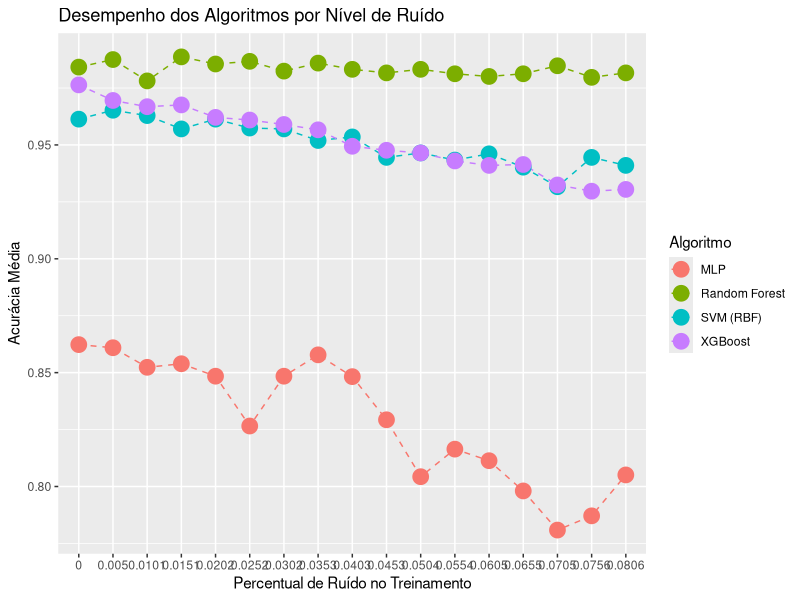
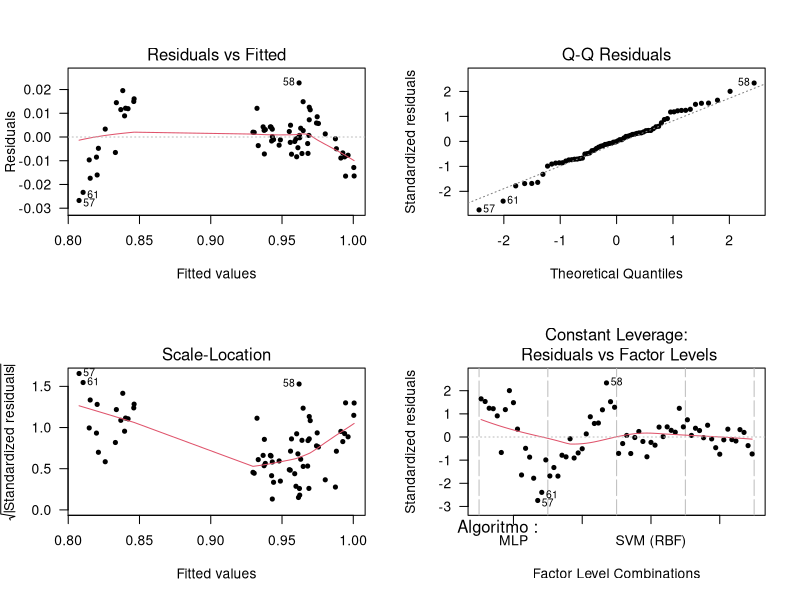
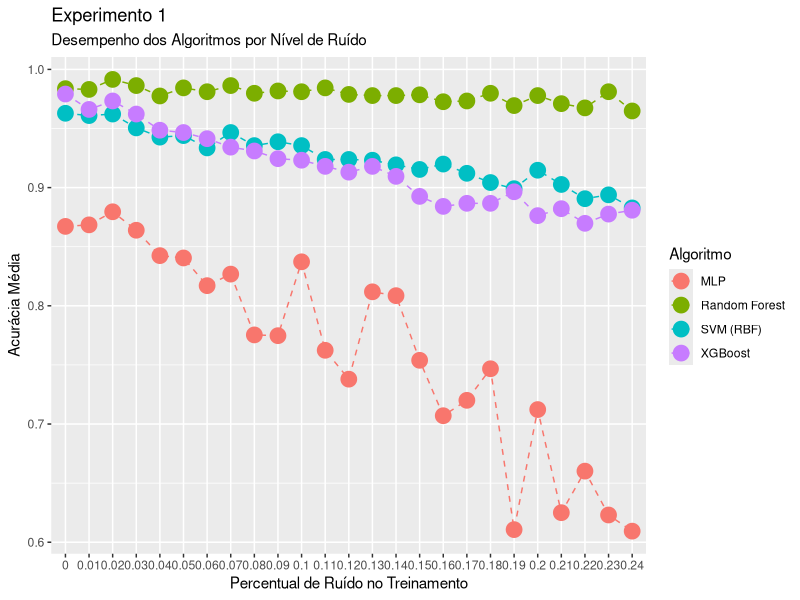
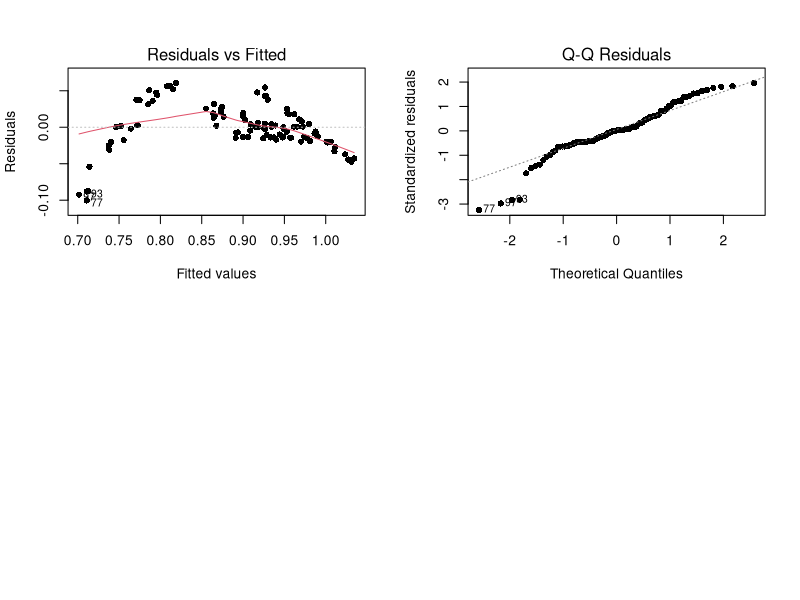
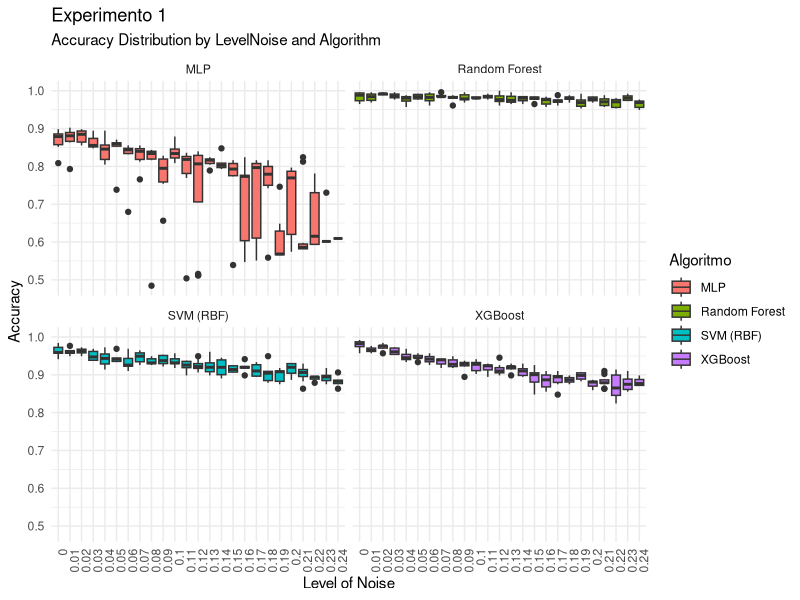
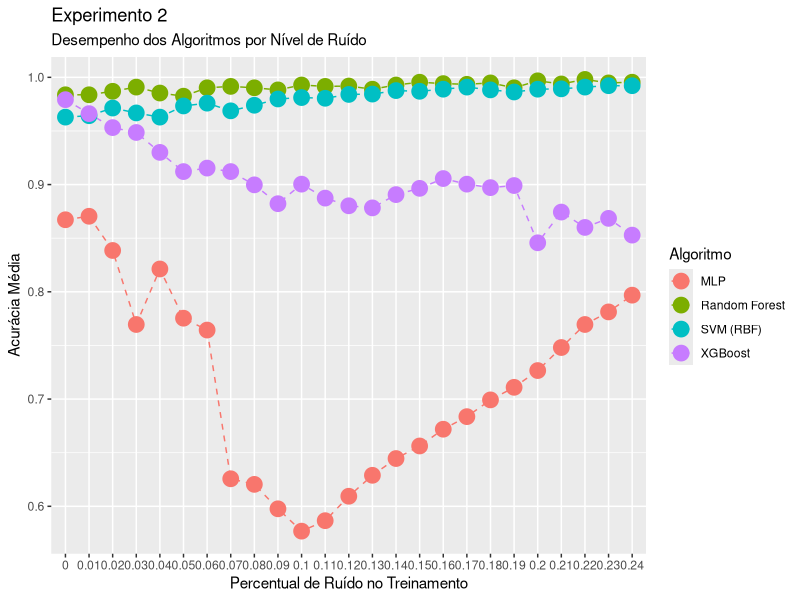
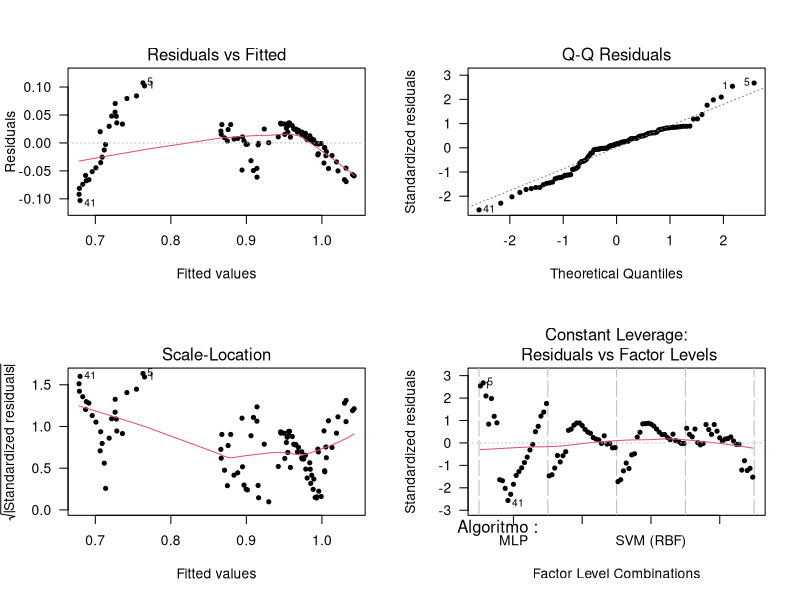
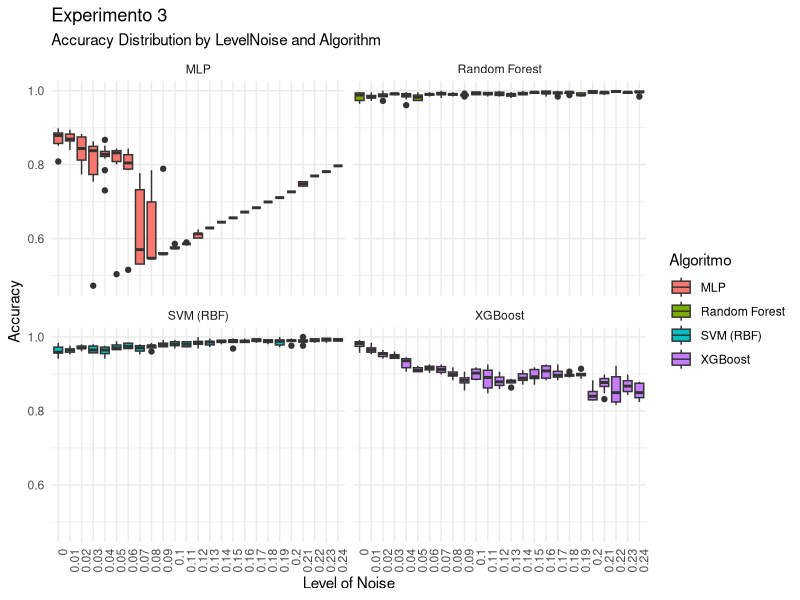

These charts were generated, in order, by the following R code:
# Carregar bibliotecas necessárias
library(dplyr)
library(readr)
library(stringr)
library(ggplot2)
library(multcomp)
library(xtable)

#rm(list=ls())

# Load data
file <- read.csv("resultados/pilotos/estudo_piloto_3.csv",
                     header=TRUE)
data <- file %>%rename(Algoritmo = Classifier,
                       X = X,
                       acuracia = Accuracy,
                       percentualRuidoTreinamento = `Noise.Level`)
head(data)

# Gráfico ##################################################
# Transformar Percentual de Ruído em fator
data$percentualRuidoTreinamento <- as.factor(data$percentualRuidoTreinamento)

# Agregar os dados: média da acurácia por algoritmo e nível de ruído
aggdata <- aggregate(x = data$acuracia, 
                     by = list(Algoritmo = data$Algoritmo, 
                               percentualRuidoTreinamento = data$percentualRuidoTreinamento), 
                     FUN = mean)

# Rename columns
names(aggdata) <- c("Algoritmo", 
                    "PercentualRuidoTreinamento",
                    "Acuracia_Media")

# Coerce categorical variables to factors
for (i in 1:2){
  aggdata[, i] <- as.factor(aggdata[, i])
}

#pdf("./figs/ggplot_piloto.pdf", width = 5, height = 5) # <-- uncomment to save plot

# Gráfico de linhas para visualizar o impacto do ruído na acurácia
p <- ggplot(aggdata, aes(x = PercentualRuidoTreinamento, 
                         y = Acuracia_Media, 
                         group = Algoritmo, 
                         colour = Algoritmo))
p <- p + geom_line(linetype=2) + geom_point(size=5)
p <- p + labs(title = "Desempenho dos Algoritmos por Nível de Ruído",
         x = "Percentual de Ruído no Treinamento",
         y = "Acurácia Média")
print(p)

# Calculo dos blocos  ####################
d = 0.5        # Mínima diferença de importância prática (padronizada)
alpha <- 0.05  # Nível de significância
p <- 1 - alpha # Nível de confiança

n <- 2
power <- 0
while (power < 0.8)
{
  df <- n - 1         # n - 1 graus de liberdade
  ncp <- d * sqrt(n)  # Non-centrality parameter
  
  power <- pt(qt(p,df), df, ncp=ncp, lower.tail=FALSE)
  n <- n + 1
}
n
power

# Calculo das repeticoes  ####################
alpha <- 0.05 # nível de significância
d <- 0.5
a <- length(unique(aggdata$Algoritmo))  # Número de algoritmos
n_max <- 1000 # Número máximo de epetições por instância

# Dataframe para armazenar os resultados
# Criar dataframe para armazenar os resultados
repeticoes <- data.frame(
  Algoritmo = character(),
  Repeticoes = integer(),
  Poder = numeric()
)

for (ruido in unique(aggdata$PercentualRuidoTreinamento)) {
  # Calcula n para cada instância para atingir poder >= 0.8
  n <- 2
  power <- 0
  
  # Obter desvio padrão da acurácia média nos algoritmos para esse nível de ruído
  sd <- sd(aggdata$Acuracia_Media[aggdata$PercentualRuidoTreinamento == ruido])
  
  while (power < 0.8)
  {
    df1 <- a - 1 # Graus de liberdade do numerador
    df2 <- a * (n - 1) # Graus de liberdade do denominador
    
    # Calcular a média da acurácia para cada algoritmo no nível de ruído atual
    mu_rf  <- aggdata$Acuracia_Media[aggdata$PercentualRuidoTreinamento == ruido & aggdata$Algoritmo == "Random Forest"]
    mu_svm <- aggdata$Acuracia_Media[aggdata$PercentualRuidoTreinamento == ruido & aggdata$Algoritmo == "SVM (RBF)"]
    mu_xgb <- aggdata$Acuracia_Media[aggdata$PercentualRuidoTreinamento == ruido & aggdata$Algoritmo == "XGBoost"]
    mu_mlp <- aggdata$Acuracia_Media[aggdata$PercentualRuidoTreinamento == ruido & aggdata$Algoritmo == "MLP"]
    
    # Média global considerando os quatro classificadores
    mu <- mean(c(mu_rf, mu_svm, mu_xgb, mu_mlp))
    
    # Calcula o NCP
    ncp <- (n*((mu_rf - mu)^2 + (mu_svm - mu)^2 + (mu_xgb - mu)^2 + (mu_mlp - mu)^2)) / (sd^2)
    
    F.crit <- qf(alpha, df1, df2, lower.tail = FALSE)
    
    power <- pf(F.crit, df1, df2, ncp, lower.tail = FALSE)

    if (n >= n_max) {
      break
    } else {
      n = n + 1
    }

  }
  
  # Armazenar resultados
  repeticoes <- rbind(repeticoes, 
                      data.frame(PercentualRuidoTreinamento = ruido, 
                                 Repeticoes = n, 
                                 Poder = power))
  # Salvar resultados em um arquivo CSV
  write.csv(repeticoes, "repeticoes.csv", row.names = FALSE)
  
}

# Análise Estatística ######################################
model <- aov(Acuracia_Media ~ Algoritmo + PercentualRuidoTreinamento, data = aggdata)
summary(model)
par(mfrow = c(2, 2))
plot(model, pch = 20, las = 1)

shapiro.test(model$residuals)

fligner.test(acuracia ~ interaction(Algoritmo,percentualRuidoTreinamento), 
             data = data)



# Experimento 1 ###########################
file <- read.csv("resultados/experimento/resultadosExperimento1.csv",
                 header=TRUE)
data <- file %>%rename(Algoritmo = Classifier,
                       X = X,
                       acuracia = Accuracy,
                       percentualRuidoTreinamento = `Noise.Level`)
head(data)
data$percentualRuidoTreinamento <- round(data$percentualRuidoTreinamento,2)
data$percentualRuidoTreinamento <- as.factor(data$percentualRuidoTreinamento)
unique(data$percentualRuidoTreinamento)
# Agregar os dados: média da acurácia por algoritmo e nível de ruído
aggdata <- aggregate(x = data$acuracia, 
                     by = list(Algoritmo = data$Algoritmo, 
                               percentualRuidoTreinamento = data$percentualRuidoTreinamento), 
                     FUN = mean)

# Rename columns
names(aggdata) <- c("Algoritmo", 
                    "PercentualRuidoTreinamento",
                    "Acuracia_Media")
# Coerce categorical variables to factors
for (i in 1:2){
  aggdata[, i] <- as.factor(aggdata[, i])
}


#pdf("./figs/ggplot_piloto.pdf", width = 5, height = 5) # <-- uncomment to save plot

# Gráfico de linhas para visualizar o impacto do ruído na acurácia
p <- ggplot(aggdata, aes(x = PercentualRuidoTreinamento, 
                         y = Acuracia_Media, 
                         group = Algoritmo, 
                         colour = Algoritmo))
p <- p + geom_line(linetype=2) + geom_point(size=5)
p + labs( subtitle = "Desempenho dos Algoritmos por Nível de Ruído",
          title = "Experimento 1",
         x = "Percentual de Ruído no Treinamento",
         y = "Acurácia Média")

## Experimento 1 - Analise estatistica #########################################

model <- aov(Acuracia_Media ~ Algoritmo + PercentualRuidoTreinamento, data = aggdata)
summary(model)
# Convert to LaTeX
latex_table <- xtable(model)

# Print LaTeX code
print(latex_table, type = "latex")

plot(model, which = 1,pch=16)  # Residuals vs Fitted
plot(model, which = 2,pch=16)  # Q-Q Plot of Residuals

shapiro.test(model$residuals)

fligner.test(acuracia ~ interaction(Algoritmo,percentualRuidoTreinamento), 
             data = data)

par(mfrow = c(1,1))
png("figuras/experimento1_normalidadeResiduos.png", width = 800, height = 600, res = 150)  # Save as PNG
par(cex.main = 1.5, cex.lab = 1.3, cex.axis = 1.2)  # Increase text sizes
plot(model, which = 2, main="Experimento 1: Q-Q Plot of Residuals",pch=16)  # Residuals vs Fitted
dev.off() 
png("figuras/experimento1_varianciaResiduos.png", width = 800, height = 600, res = 150)  # Save as PNG
par(cex.main = 1.5, cex.lab = 1.3, cex.axis = 1.2)  # Increase text sizes
plot(model, which = 1, main = "Experimento 1: Residuals vs Fitted",pch=16)  # Residuals vs Fitted
dev.off() 


ggplot(data, aes(x = factor(percentualRuidoTreinamento), y = acuracia, fill = Algoritmo)) +
  geom_boxplot() +
  facet_wrap(~ Algoritmo) +
  theme_minimal() +
  labs(title = "Experimento 1",
       subtitle = "Accuracy Distribution by LevelNoise and Algorithm",
       x = "Level of Noise", y = "Accuracy") +
  theme(axis.text.x = element_text(angle = 90, hjust = 1))

### Experimento 1 - Comparação Múltipla #########################################
# Situation 1: all vs. all
mc1    <- glht(model, 
               linfct = mcp(Algoritmo = "Tukey"))
mc1_CI <- confint(mc1, level = 0.95)

 png(filename = "figuras/tukey_experimento1.png",
     width = 900, height = 600)
par(cex.main = 1.5, cex.lab = 1.5, cex.axis = 2)  # Reset text sizes to default
par(mar = c(5, 15, 4, 2))  # Adjust margins: bottom, left, top, right
plot(mc1_CI, 
     xlab       = "Diferença de Acurácia (%)",
     sub        = "Breast Cancer",
     cex.axis   = 1.2,
     main="Experimento 1: Comparação Múltipla da Acurácia Média",
     cex        = 2)
title("Intervalo de confiança de 95%", line = 0.5, cex.main=1)

dev.off()
summary(mc1)

# Experimento 2 ####################################################################
file <- read.csv("resultados/experimento/resultadosExperimento2.csv",
                 header=TRUE)
data <- file %>%rename(Algoritmo = Classifier,
                       X = X,
                       acuracia = Accuracy,
                       percentualRuidoTreinamento = `Noise.Level`)
head(data)
data$percentualRuidoTreinamento <- round(data$percentualRuidoTreinamento,2)
data$percentualRuidoTreinamento <- as.factor(data$percentualRuidoTreinamento)
unique(data$percentualRuidoTreinamento)
# Agregar os dados: média da acurácia por algoritmo e nível de ruído
aggdata <- aggregate(x = data$acuracia, 
                     by = list(Algoritmo = data$Algoritmo, 
                               percentualRuidoTreinamento = data$percentualRuidoTreinamento), 
                     FUN = mean)

# Rename columns
names(aggdata) <- c("Algoritmo", 
                    "PercentualRuidoTreinamento",
                    "Acuracia_Media")
# Coerce categorical variables to factors
for (i in 1:2){
  aggdata[, i] <- as.factor(aggdata[, i])
}


#pdf("./figs/ggplot_piloto.pdf", width = 5, height = 5) # <-- uncomment to save plot

# Gráfico de linhas para visualizar o impacto do ruído na acurácia
p <- ggplot(aggdata, aes(x = PercentualRuidoTreinamento, 
                         y = Acuracia_Media, 
                         group = Algoritmo, 
                         colour = Algoritmo))
p <- p + geom_line(linetype=2) + geom_point(size=5)
p + labs( subtitle= "Desempenho dos Algoritmos por Nível de Ruído",
          title= "Experimento 2",
         x = "Percentual de Ruído no Treinamento",
         y = "Acurácia Média")




## Experimento 2 - Analise estatistica ####

model <- aov(Acuracia_Media ~ Algoritmo + PercentualRuidoTreinamento, data = aggdata)
summary(model)

# Convert to LaTeX
latex_table <- xtable(model)

# Print LaTeX code
print(latex_table, type = "latex")

par(mfrow = c(2, 2))
plot(model, pch = 20, las = 1)

shapiro.test(model$residuals)

fligner.test(acuracia ~ interaction(Algoritmo,percentualRuidoTreinamento), 
             data = data)

par(mfrow = c(1,1))
png("figuras/experimento2_normalidadeResiduos.png", width = 800, height = 600, res = 150)  # Save as PNG
par(cex.main = 1.5, cex.lab = 1.3, cex.axis = 1.2)  # Increase text sizes
plot(model, which = 2, main="Experimento 2: Q-Q Plot of Residuals",pch=16)  # Residuals vs Fitted
dev.off() 
png("figuras/experimento2_varianciaResiduos.png", width = 800, height = 600, res = 150)  # Save as PNG
par(cex.main = 1.5, cex.lab = 1.3, cex.axis = 1.2)  # Increase text sizes
plot(model, which = 1, main = "Experimento 2: Residuals vs Fitted",pch=16)  # Residuals vs Fitted
dev.off() 


par(mfrow = c(1,1))
ggplot(data, aes(x = factor(percentualRuidoTreinamento), y = acuracia, fill = Algoritmo)) +
  geom_boxplot() +
  facet_wrap(~ Algoritmo) +
  theme_minimal() +
  labs(title="Experimento 3",
       subtitle = "Accuracy Distribution by LevelNoise and Algorithm",
       x = "Level of Noise", y = "Accuracy") +
  theme(axis.text.x = element_text(angle = 90, hjust = 1))

# Experimento 3 #################################################################################
file <- read.csv("resultados/experimento/resultadosExperimento3.csv",
                 header=TRUE)
data <- file %>%rename(Algoritmo = Classifier,
                       X = X,
                       acuracia = Accuracy,
                       percentualRuidoTreinamento = `Noise.Level`)
head(data)
data$percentualRuidoTreinamento <- round(data$percentualRuidoTreinamento,2)
data$percentualRuidoTreinamento <- as.factor(data$percentualRuidoTreinamento)
unique(data$percentualRuidoTreinamento)
# Agregar os dados: média da acurácia por algoritmo e nível de ruído
aggdata <- aggregate(x = data$acuracia, 
                     by = list(Algoritmo = data$Algoritmo, 
                               percentualRuidoTreinamento = data$percentualRuidoTreinamento), 
                     FUN = mean)

# Rename columns
names(aggdata) <- c("Algoritmo", 
                    "PercentualRuidoTreinamento",
                    "Acuracia_Media")
# Coerce categorical variables to factors
for (i in 1:2){
  aggdata[, i] <- as.factor(aggdata[, i])
}


#pdf("./figs/ggplot_piloto.pdf", width = 5, height = 5) # <-- uncomment to save plot

# Gráfico de linhas para visualizar o impacto do ruído na acurácia
p <- ggplot(aggdata, aes(x = PercentualRuidoTreinamento, 
                         y = Acuracia_Media, 
                         group = Algoritmo, 
                         colour = Algoritmo))
p <- p + geom_line(linetype=2) + geom_point(size=5)
p + labs( subtitle= "Desempenho dos Algoritmos por Nível de Ruído",
          title= "Experimento 3",
          x = "Percentual de Ruído no Treinamento",
          y = "Acurácia Média")

## Experimento 3 - Analise estatistica ####

model <- aov(Acuracia_Media ~ Algoritmo + PercentualRuidoTreinamento, data = aggdata)
summary(model)

# Convert to LaTeX
latex_table <- xtable(model)

# Print LaTeX code
print(latex_table, type = "latex")



par(mfrow = c(2, 2))
plot(model, pch = 20, las = 1)

shapiro.test(model$residuals)

fligner.test(acuracia ~ interaction(Algoritmo,percentualRuidoTreinamento), 
             data = data)

par(mfrow = c(1,1))
png("figuras/experimento3_normalidadeResiduos.png", width = 800, height = 600, res = 150)  # Save as PNG
par(cex.main = 1.5, cex.lab = 1.3, cex.axis = 1.2)  # Increase text sizes
plot(model, which = 2, main = "Experimento 3: Q-Q Plot of Residuals",pch=16)  # Residuals vs Fitted
dev.off() 
png("figuras/experimento3_varianciaResiduos.png", width = 800, height = 600, res = 150)  # Save as PNG
par(cex.main = 1.5, cex.lab = 1.3, cex.axis = 1.2)  # Increase text sizes
plot(model, which = 1, main = "Experimento 3: Residuals vs Fitted",pch=16)  # Residuals vs Fitted
dev.off() 



par(mfrow = c(1,1))
ggplot(data, aes(x = factor(percentualRuidoTreinamento), y = acuracia, fill = Algoritmo)) +
  geom_boxplot() +
  facet_wrap(~ Algoritmo) +
  theme_minimal() +
  labs(title="Experimento 3",
       subtitle = "Accuracy Distribution by LevelNoise and Algorithm",
       x = "Level of Noise", y = "Accuracy") +
  theme(axis.text.x = element_text(angle = 90, hjust = 1))


### Experimento 3 - Comparação Múltipla #########################################
mc1    <- glht(model, 
               linfct = mcp(Algoritmo = "Tukey"))
mc1_CI <- confint(mc1, level = 0.95)

png(filename = "figuras/tukey_experimento3.png",
    width = 900, height = 600)
par(cex.main = 1.5, cex.lab = 1.5, cex.axis = 2)  # Reset text sizes to default
par(mar = c(5, 15, 4, 2))  # Adjust margins: bottom, left, top, right
plot(mc1_CI, 
     xlab       = "Diferença de Acurácia (%)",
     sub        = "Breast Cancer",
     cex.axis   = 1.2,
     main="Experimento 3: Comparação Múltipla da Acurácia Média",
     cex        = 2)
title("Intervalo de confiança de 95%", line = 0.5, cex.main=1)

dev.off()
summary(mc1)
